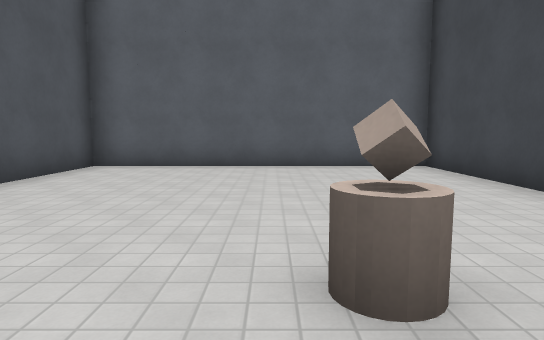
View 1 (above)

24 first-person views from a walk through a Godot game level. The camera is 1.4 m above the floor, tilts 6° down and sees 75° across. The floor is counted in squares, 2 m on a side. Each view is taken from the middle of a square. On the plan, view 1 faces up. The plan holds only what a view shows up to about 11 squares ahead; the rest is blank. The place goes on beyond the plan. Surface patterns are stand-ins for the level's own textures.

View 2
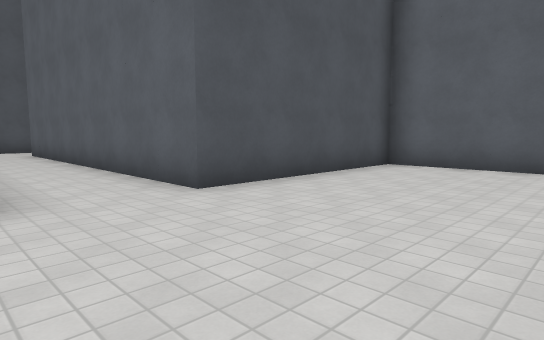

View 3
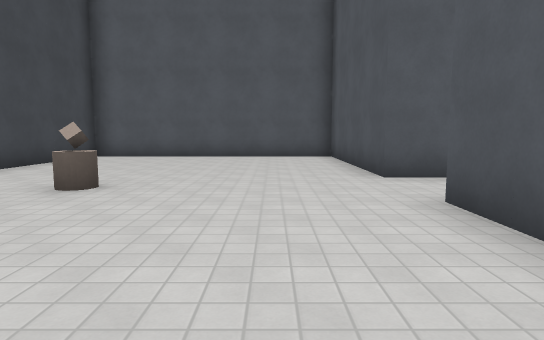

View 4
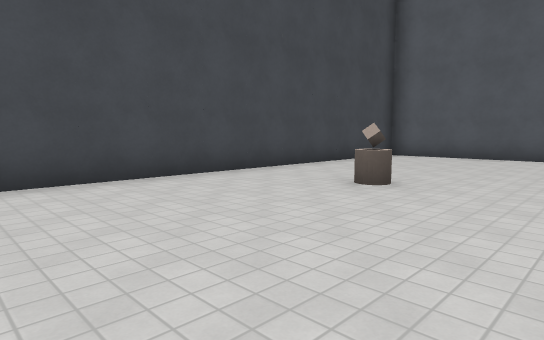

View 5
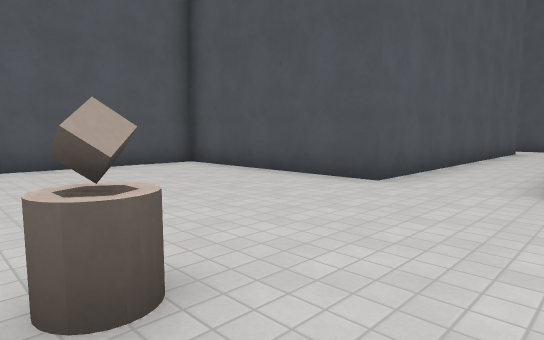

View 6
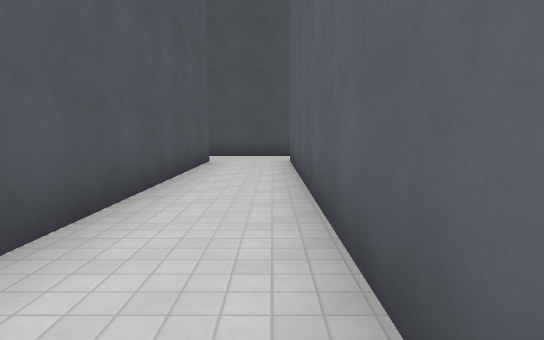

View 7
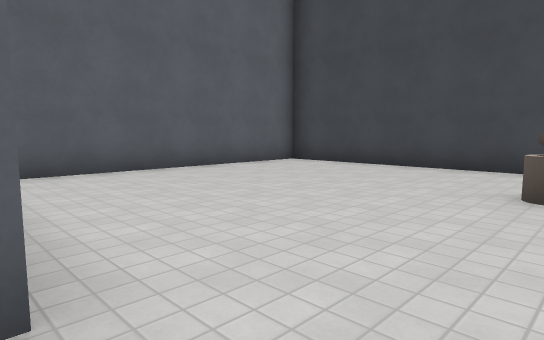

View 8
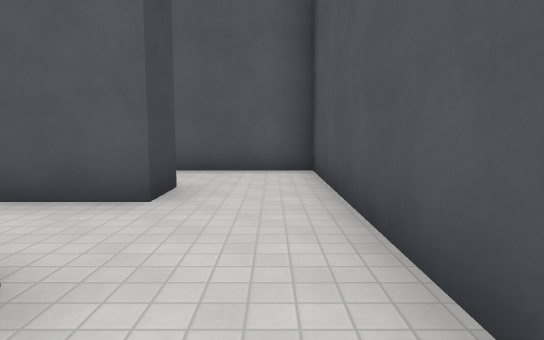

View 9
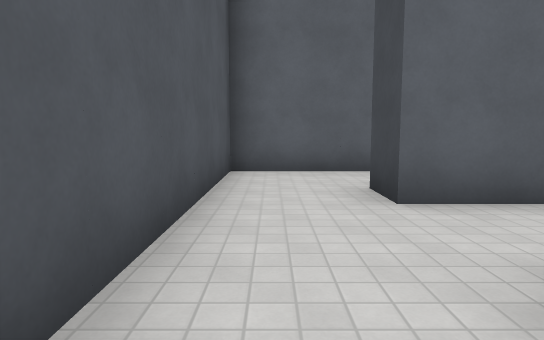

View 10
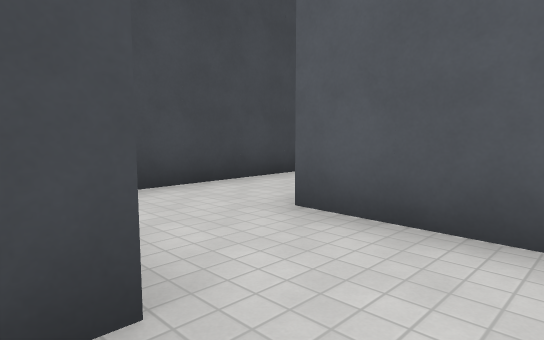

View 11
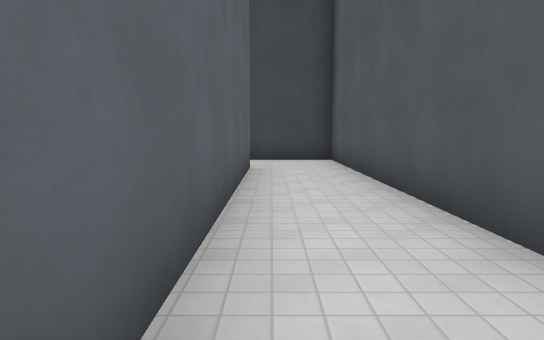

View 12
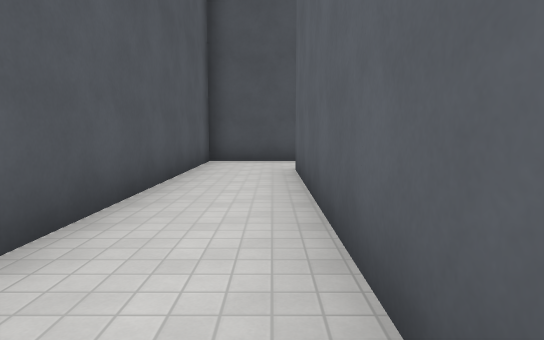

View 13
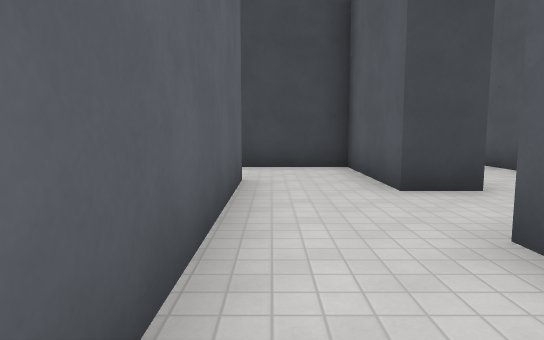

View 14
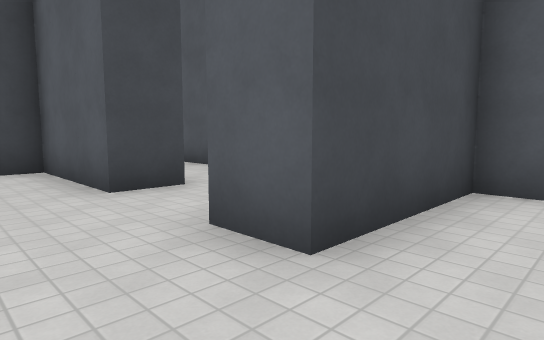

View 15
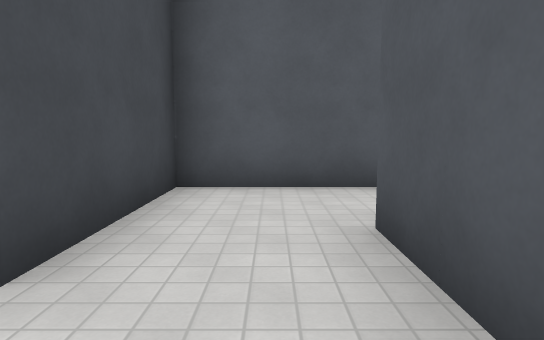

View 16
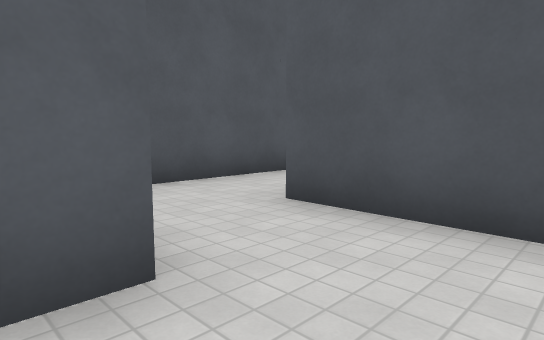

View 17
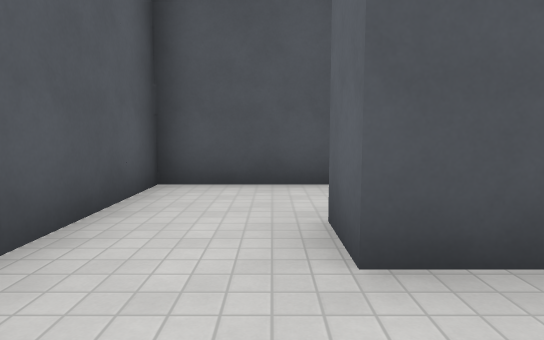

View 18
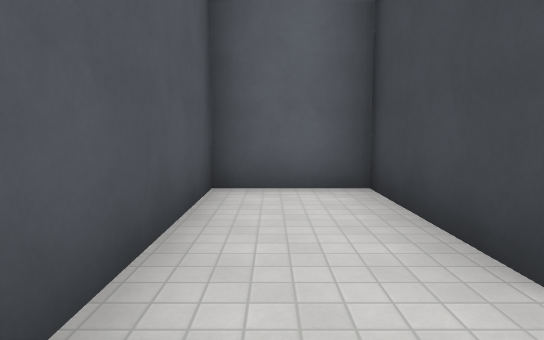

View 19
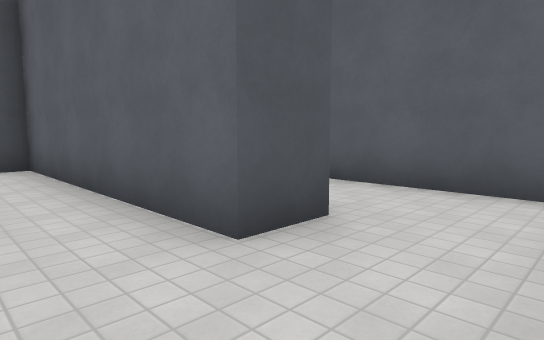

View 20
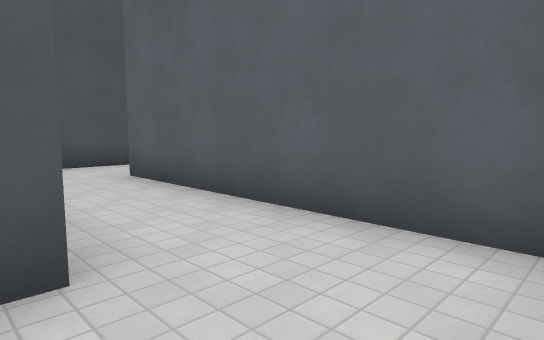

View 21
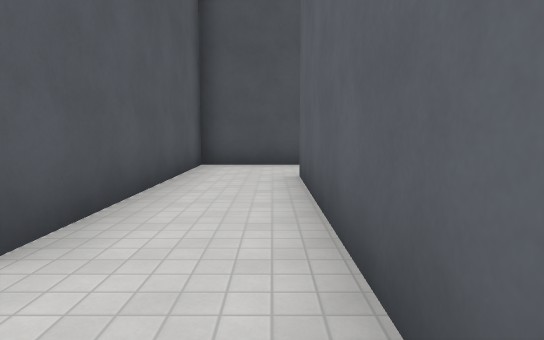

View 22
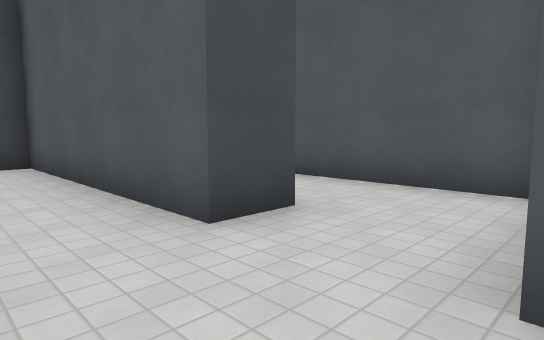

View 23
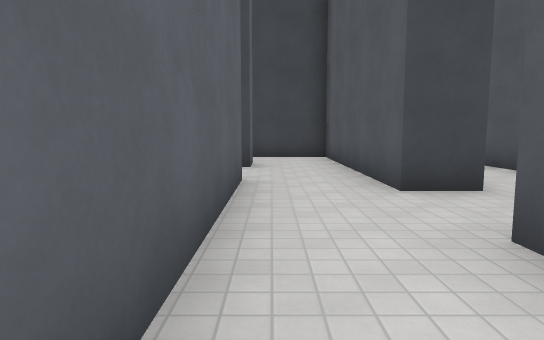

View 24
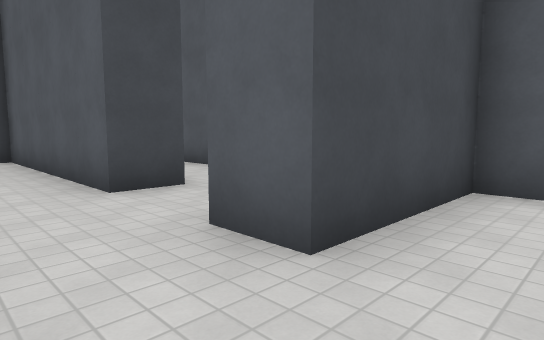

### Floor plan
Ten units are one square. View 1 is at (0, 0); x grows to the right and y downward. Boxes are objects, and circles mark ways between rooms. Rooms are numbered by the first view taken in them; rooms with no view inside come last. Other rooms are left out.
<svg viewBox="-273 -79 310 140">
<path fill="none" stroke="#000" d="M-128 6 -128 -4 -38 -4 -38 46 32 46 32 -74 -38 -74 -38 -24 -128 -24M-148 -24 -148 6M-128 -24 -128 -35M-121 -54 -148 -54 -148 -24M-148 6 -148 26 -118 26M-120 36 -188 36M-208 34 -208 56 -98 56 -98 34M-218 36 -218 26 -208 26M-206 6 -238 6 -238 36M-236 56 -218 56 -218 36M-238 36 -248 36 -248 6 -268 6 -268 56 -236 56M-176 26 -158 26 -158 4M-162 -24 -218 -24M-238 -24 -238 -4 -178 -4 -178 6M-248 -24 -248 -34 -238 -34M-235 -54 -255 -54M-218 -24 -218 -34 -206 -34M-208 -54 -235 -54M-238 -34 -238 -24M-188 36 -188 26 -176 26M-178 6 -206 6M-179 -54 -188 -54M-206 -34 -176 -34M-98 34 -98 19M-176 -34 -158 -34 -158 -56M-255 -4 -248 -4 -248 -24"/>
<rect x="-5" y="-25" width="10" height="10" fill="#bbb"><title>other object</title></rect>
<circle cx="-135" cy="-30" r="3" fill="#2a7"/>
<circle cx="-135" cy="0" r="3" fill="#2a7"/>
<circle cx="-120" cy="15" r="3" fill="#2a7"/>
<circle cx="-195" cy="30" r="3" fill="#2a7"/>
<circle cx="-105" cy="30" r="3" fill="#2a7"/>
<circle cx="-225" cy="30" r="3" fill="#2a7"/>
<circle cx="-210" cy="15" r="3" fill="#2a7"/>
<circle cx="-240" cy="45" r="3" fill="#2a7"/>
<circle cx="-165" cy="0" r="3" fill="#2a7"/>
<circle cx="-180" cy="15" r="3" fill="#2a7"/>
<circle cx="-225" cy="-30" r="3" fill="#2a7"/>
<circle cx="-240" cy="-45" r="3" fill="#2a7"/>
<circle cx="-255" cy="-30" r="3" fill="#2a7"/>
<circle cx="-210" cy="-45" r="3" fill="#2a7"/>
<circle cx="-180" cy="-45" r="3" fill="#2a7"/>
<text x="-20" y="-10">1</text>
<text x="-140" y="-40">2</text>
<text x="-130" y="10">3</text>
<text x="-150" y="40">4</text>
<text x="-220" y="20">5</text>
<text x="-230" y="40">6</text>
<text x="-250" y="30">7</text>
<text x="-170" y="10">8</text>
<text x="-190" y="-10">9</text>
<text x="-250" y="-40">10</text>
<text x="-220" y="-40">11</text>
<text x="-190" y="20">12</text>
<text x="-190" y="-50">13</text>
<text x="-110" y="20">14</text>
<text x="-170" y="-50">15</text>
<text x="-260" y="-20">16</text>
</svg>
Room 1 opens to room 2. Room 1 opens to room 3. Room 3 opens to room 14. Room 4 opens to room 12. Room 4 opens to room 14. Room 5 opens to room 6. Room 5 opens to room 12. Room 6 opens to room 7. Room 8 opens to room 9. Room 8 opens to room 12. Room 9 opens to room 11. Room 10 opens to room 11. Room 10 opens to room 16. Room 11 opens to room 13. Room 13 opens to room 15.

Where each view was taken, in squares from view 1:
view 1: 0 up, 0 right, facing up
view 2: 0 up, 0 right, facing up-left
view 3: 6 up, 2 left, facing down
view 4: 6 up, 2 left, facing down-right
view 5: 3 up, 1 right, facing down-left
view 6: 2 up, 4 left, facing left
view 7: 1 up, 4 left, facing up-right
view 8: 4 up, 14 left, facing down
view 9: 1 down, 14 left, facing up
view 10: 0 up, 14 left, facing down-right
view 11: 4 down, 19 left, facing right
view 12: 4 down, 12 left, facing left
view 13: 1 down, 23 left, facing right
view 14: 1 down, 23 left, facing down-right
view 15: 1 down, 23 left, facing down
view 16: 1 down, 21 left, facing down-left
view 17: 4 down, 22 left, facing left
view 18: 5 down, 26 left, facing up
view 19: 2 down, 16 left, facing up-left
view 20: 0 up, 16 left, facing up-left
view 21: 2 up, 16 left, facing left
view 22: 5 up, 24 left, facing down-right
view 23: 5 up, 26 left, facing right
view 24: 5 up, 26 left, facing down-right
